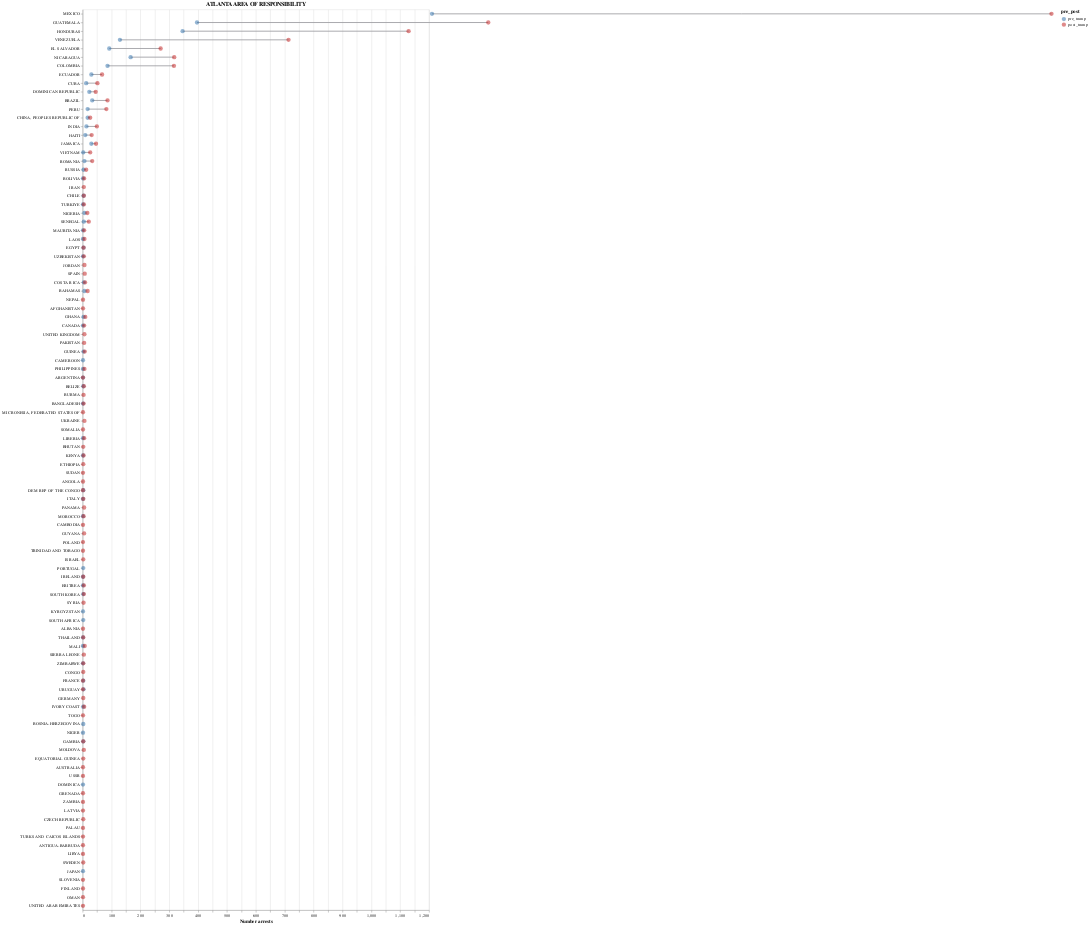

The cell this chart's notebook holds for it:
### Code cell
country_pre_post_plot('ATLANTA AREA OF RESPONSIBILITY')

### Figure 1 — Vega-Lite specification as saved in the notebook (floating-point values rounded to 4 significant figures; data arrays with more than 128 entries replaced by an {"elided": "..."} marker saying what was removed)
{"config": {"view": {"continuousWidth": 300, "continuousHeight": 300}}, "layer": [{"mark": {"type": "line", "color": "#9E9EA3"}, "encoding": {"detail": {"field": "citizenship_country", "type": "nominal"}, "x": {"field": "num_arrests", "scale": {"domain": [0, 1106.0]}, "type": "quantitative"}, "y": {"field": "citizenship_country", "sort": {"elided": "187 str values"}, "type": "nominal"}}}, {"mark": {"type": "point", "filled": true, "opacity": 0.5, "size": 100}, "encoding": {"color": {"field": "pre_post", "scale": {"domain": ["pre_trump", "post_trump"], "range": ["#2a6ca8", "#bf1515"]}, "type": "nominal"}, "x": {"field": "num_arrests", "title": "Number arrests", "type": "quantitative"}, "y": {"field": "citizenship_country", "sort": {"elided": "187 str values"}, "title": "", "type": "nominal"}}, "title": "ATLANTA AREA OF RESPONSIBILITY"}], "data": {"name": "data-9b29b874cb9dfe01919035ac6eaedf4b"}, "width": 800, "$schema": "https://vega.github.io/schema/vega-lite/v5.20.1.json", "datasets": {"data-9b29b874cb9dfe01919035ac6eaedf4b": {"elided": "156 records"}}}
